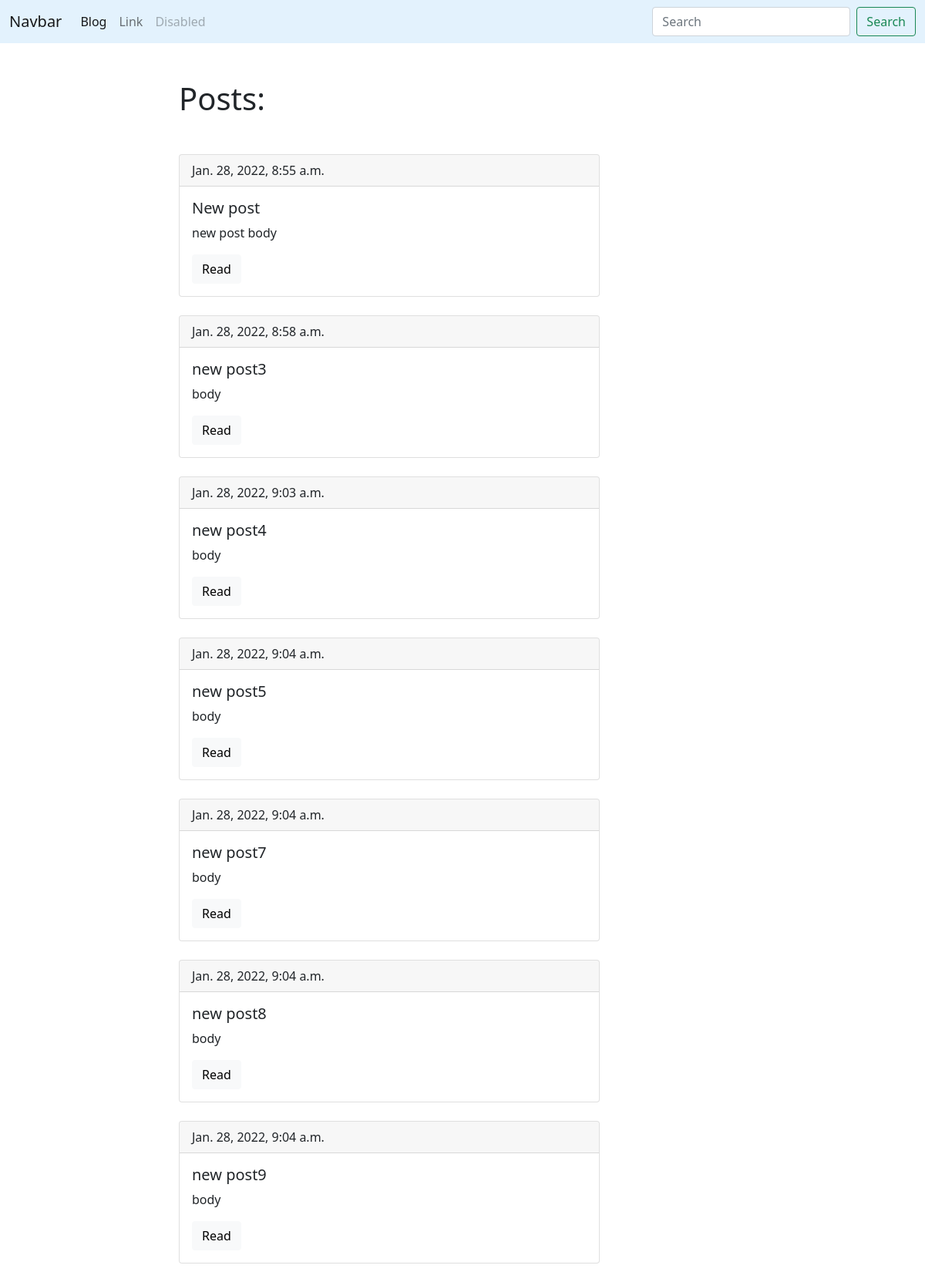
Screenshot of /blog/ with the database file from the repository.
### blog/models.py (models this page shows, shortened)
class Post(models.Model):
    title = models.CharField(max_length=150, db_index=True)
    slug = models.SlugField(max_length=150, unique=True)
    body = models.TextField(blank=True, db_index=True)
    tags = models.ManyToManyField('Tag', blank=True, related_name='posts')
    date_pub = models.DateTimeField(auto_now_add=True)
    def get_absolute_url(self):
        return reverse('post_detail_url', kwargs={'slug': self.slug })

### blog/views.py (the view)
# urls.py: path('', posts_list, name='posts_list_url'),
def posts_list(request):
    posts = Post.objects.all()
    return render(request, 'blog/index.html', context={'posts': posts})

### blog/templates/blog/index.html (shortened to what this page needs)
{% extends 'blog/base_blog.html' %}
{% block content %}
<h1 class="mb-5">Posts: </h1>
{% for post in posts  %}
    <div class="card mb-4">
      <div class="card-header">
          {{ post.date_pub }}
      </div>
      <div class="card-body">
        <h5 class="card-title">{{ post.title }}</h5>
        <p class="card-text">{{ post.body|truncatewords:15 }}</p>
        <a href="{{ post.get_absolute_url }}" class="btn btn-light">Read</a>
      </div>
    </div>
{% endfor %}
{% endblock %}

### blog/templates/blog/base_blog.html
{% extends 'base.html' %}

### templates/base.html (shortened to what this page needs)
<!DOCTYPE html>
<html lang="en">
<head>
    <link href="https://cdn.jsdelivr.net/npm/bootstrap@5.1.3/dist/css/bootstrap.min.css" rel="stylesheet">
</head>
<body>
<nav class="navbar navbar-expand-lg navbar-light" class="navbar navbar-light" style="background-color: #e3f2fd;">
  <div class="container-fluid">
    <a class="navbar-brand" href="#">Navbar</a>
    <div class="collapse navbar-collapse" id="navbarSupportedContent">
      <ul class="navbar-nav me-auto mb-2 mb-lg-0">
        <li class="nav-item">
          <a class="nav-link active" aria-current="page" href="{% url 'posts_list_url' %}">Blog</a>
        </li>
        <li class="nav-item">
          <a class="nav-link" href="#">Link</a>
        </li>
        <li class="nav-item">
          <a class="nav-link disabled">Disabled</a>
        </li>
      </ul>
      <form class="d-flex">
        <input class="form-control me-2" type="search" placeholder="Search" aria-label="Search">
        <button class="btn btn-outline-success" type="submit">Search</button>
      </form>
    </div>
  </div>
</nav>
<div class="container mt-5">
  <div class="row">
    <div class="col-6 offset-md-2">
      {% block content %}{% endblock %}
    </div>
  </div>
</div>
</body>
</html>

### rows the page displays
Post: date_pub "Jan. 28, 2022, 8:55 a.m.", title "New post", body "new post body"
Post: date_pub "Jan. 28, 2022, 8:58 a.m.", title "new post3", body "body"
Post: date_pub "Jan. 28, 2022, 9:03 a.m.", title "new post4", body "body"
Post: date_pub "Jan. 28, 2022, 9:04 a.m.", title "new post5", body "body"
Post: date_pub "Jan. 28, 2022, 9:04 a.m.", title "new post7", body "body"
Post: date_pub "Jan. 28, 2022, 9:04 a.m.", title "new post8", body "body"
Post: date_pub "Jan. 28, 2022, 9:04 a.m.", title "new post9", body "body"
